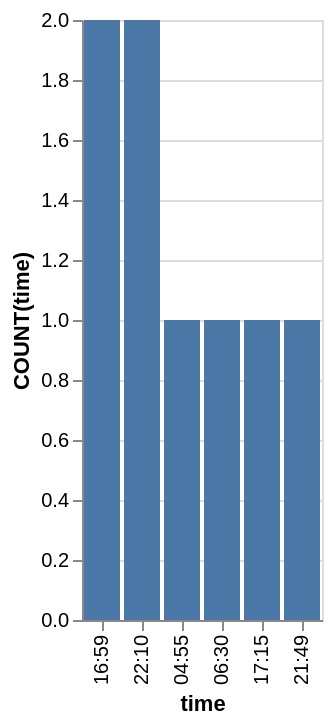

The specification (Vega-Lite) saved for this image:
### Vega-Lite specification from a JSON file in a GitHub repository (floating-point values rounded to 4 significant figures)
{"data": {"values": [{"x_data": "04:55", "y_data": 1}, {"x_data": "06:30", "y_data": 1}, {"x_data": "16:59", "y_data": 2}, {"x_data": "17:15", "y_data": 1}, {"x_data": "21:49", "y_data": 1}, {"x_data": "22:10", "y_data": 2}]}, "mark": "bar", "encoding": {"x": {"field": "x_data", "type": "nominal", "title": "time", "sort": {"op": "sum", "field": "y_data", "order": "descending"}}, "y": {"field": "y_data", "type": "quantitative", "title": "COUNT(time)"}}}
